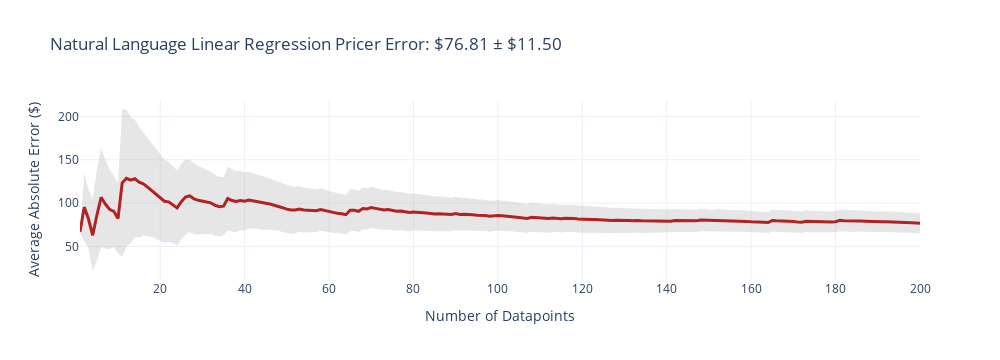
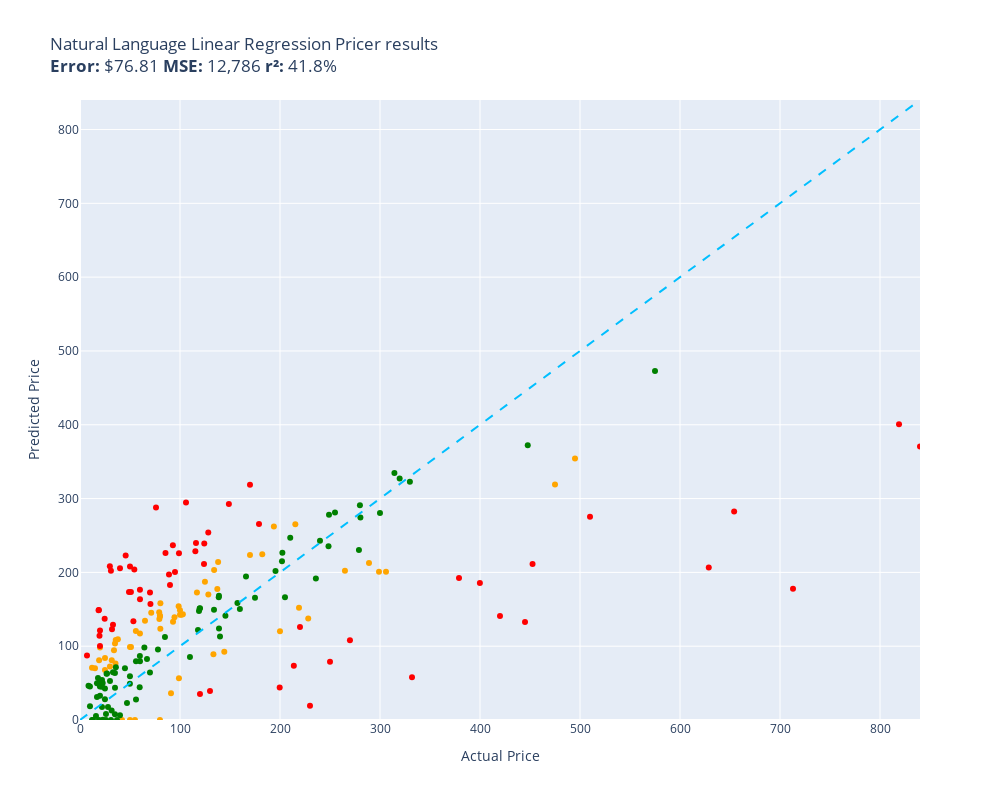

The notebook cell these images were saved under, in order:
### Code cell
evaluate(natural_language_linear_regression_pricer, test)

### Figure 1 — Plotly figure (JSON) as saved in the notebook; plotly's stock layout.template omitted (floating-point values rounded to 4 significant figures; data arrays with more than 128 entries replaced by an {"elided": "..."} marker saying what was removed)
{"data": [{"fill": "toself", "fillcolor": "rgba(128,128,128,0.2)", "hoverinfo": "skip", "line": {"color": "rgba(255,255,255,0)"}, "name": "95% CI", "showlegend": false, "type": "scatter", "x": {"elided": "400 int values"}, "y": {"elided": "400 float values"}}, {"customdata": {"elided": "200x1 float values"}, "hovertemplate": "n=%{x}<br>Avg Error=$%{y:,.2f}<br>±95% CI=$%{customdata[0]:,.2f}<extra></extra>", "line": {"color": "firebrick", "width": 3}, "mode": "lines", "name": "Cumulative Avg Error", "type": "scatter", "x": {"elided": "200 int values"}, "y": {"elided": "200 float values"}}], "layout": {"height": 360, "showlegend": false, "title": {"text": "Natural Language Linear Regression Pricer Error: $76.81 ± $11.50"}, "width": 1000, "xaxis": {"title": {"text": "Number of Datapoints"}}, "yaxis": {"title": {"text": "Average Absolute Error ($)"}}}}

### Figure 2 — Plotly figure (JSON) as saved in the notebook; plotly's stock layout.template omitted (floating-point values rounded to 4 significant figures)
{"data": [{"customdata": [["Old Blood Noise Excess V2 Distortion Cho...\nGuess=$152.13 Actual=$219.00"], ["NewPower99 Battery Kit for Samsung Galax...\nGuess=$0.00 Actual=$54.95"], ["SuppliesOutlet Compatible Toner Cartridg...\nGuess=$92.46 Actual=$144.29"], ["ACDelco GM Original Equipment FW339 Fron...\nGuess=$265.15 Actual=$215.33"], ["8544771 Dryer Heating Element, 279816 Th...\nGuess=$108.40 Actual=$35.74"], ["Panasonic KX-TG6511B DECT 6.0 PLUS Expan...\nGuess=$146.14 Actual=$79.20"], ["GJY Portable TV,10.6 inch Mini TV for AT...\nGuess=$136.95 Actual=$79.36"], ["LD Products Compatible Toner Cartridge R...\nGuess=$98.97 Actual=$49.98"], ["Mini PC, Kinupute Desktop Computer E3-12...\nGuess=$354.14 Actual=$495.00"], ["Aolemi Oil Rubbed Bronze Single Function...\nGuess=$154.26 Actual=$98.65"], ["Clementoni 39132.5 Jigsaw Puzzle 1,000 P...\nGuess=$0.00 Actual=$79.95"], ["10GBase-LR SFP+ Transceiver, Handar 10GB...\nGuess=$98.07 Actual=$19.99"], ["Deco Mount Pro Tripod Microphone Stand w...\nGuess=$117.32 Actual=$59.95"], ["KOMPUTERBAY 4GB 2X 2GB DDR2 1066MHz PC2-...\nGuess=$123.76 Actual=$80.34"], ["Task T24287 Roman Ogee Router Bit with 1...\nGuess=$120.55 Actual=$55.88"], ["Southwire 120V/15A Right Angle User Atta...\nGuess=$109.24 Actual=$37.87"], ["15\" Locking Shower Head Extension Arm in...\nGuess=$141.45 Actual=$79.95"], ["Mylites+ Standard Comic Book Mylar Sleev...\nGuess=$103.50 Actual=$34.99"], ["DALDED LED Light Kit for Lego Sonic Gree...\nGuess=$83.94 Actual=$24.99"], ["Baseball Backpacks Large 18 Inch Bookbag...\nGuess=$81.03 Actual=$31.77"], ["Adams Check Payment and Deposit Register...\nGuess=$76.69 Actual=$35.49"], ["KOHLER 18865-CP Filtered Water Faucet, P...\nGuess=$318.90 Actual=$475.00"], ["Diversitech WG840585 Motor, (Ddb) 1/3Hp,...\nGuess=$203.36 Actual=$134.12"], ["Festool 492370 Platin 2 S1000 Grit 6-Inc...\nGuess=$36.09 Actual=$91.00"], ["PM Auto Front Right Quick Complete Strut...\nGuess=$187.30 Actual=$124.94"], ["Satco S9596, 4 Count (Pack of 1), 4.18\nGuess=$70.66 Actual=$12.00"], ["Ceramic Talavera Mexican Tile 4x4\", 9 Pi...\nGuess=$72.47 Actual=$29.95"], ["Marvel Legends Series X-Men 6-Inch Archa...\nGuess=$56.58 Actual=$98.95"], ["ANZO USA 111207 GMC SIERRA 99-06 / YUKON...\nGuess=$224.41 Actual=$182.28"], ["Kingston Brass KS269SN Kingston Clawfoot...\nGuess=$200.81 Actual=$305.99"], ["Pioneer 2AM401-BN Two Handle Kitchen Fau...\nGuess=$137.65 Actual=$228.22"], ["LSSAGOON Backpack for Women Teen Kids Gi...\nGuess=$94.62 Actual=$33.99"], ["4LT LUMINETTE Vanity Opal GLS BSN\nGuess=$148.76 Actual=$99.99"], ["4pc Wheel Spacers Adapters 4\" (2inch Per...\nGuess=$172.70 Actual=$116.95"], ["Royal Designs, Inc. Decorative Abundant ...\nGuess=$67.76 Actual=$24.95"], ["Mikrotik RB3011UIAS-RM RouterBOARD 10xGi...\nGuess=$200.69 Actual=$299.00"], ["DuraGo 29515020 Front Hub Assembly\nGuess=$170.13 Actual=$128.34"], ["GENUINE VOLVO THERMOSTAT (3.0, 3.2) S60 ...\nGuess=$143.18 Actual=$102.85"], ["Universal Power Group 12V 100Ah Sealed L...\nGuess=$120.24 Actual=$199.99"], ["Amana Tool - SC587 Carbide Tipped 3-Wing...\nGuess=$145.37 Actual=$71.23"], ["Evan Fischer Radiator Cooling Fan Assemb...\nGuess=$177.54 Actual=$137.34"], ["UPR Mach 1 Chin Spoiler Fits 94-98 Musta...\nGuess=$134.61 Actual=$64.99"], ["Raspberry Pi 3 Model B+ Aluminum Case Me...\nGuess=$70.20 Actual=$14.99"], ["ASUS VY279HE-W 27” 1080P Monitor - White...\nGuess=$214.17 Actual=$138.10"], ["Diversitech UC2436-3 Ultralite Condenser...\nGuess=$158.15 Actual=$80.39"], ["4 Inches Rolled Muffler Tip Catback Exha...\nGuess=$262.06 Actual=$193.88"], ["APS iBoard (304 Stainless Steel Polished...\nGuess=$202.09 Actual=$264.95"], ["Baumgartens Sicurix Blank PVC ID Cards (...\nGuess=$80.97 Actual=$19.11"], ["Audio Techinca ATW-T1002 System 10 Handh...\nGuess=$212.76 Actual=$289.00"], ["LD Compatible Ink Cartridge Replacement ...\nGuess=$0.00 Actual=$41.99"], ["BXYJY for Samsung Galaxy Z Fold 3 Case w...\nGuess=$0.00 Actual=$49.99"], ["DuraGo BR5330 Front Vented Disc Brake Ro...\nGuess=$142.48 Actual=$101.51"], ["Samsung DA97-07603B Freezer Ice Maker As...\nGuess=$133.22 Actual=$93.02"], ["Intex River Run Connect Lounge (Four)\nGuess=$139.17 Actual=$94.49"], ["Targus CityGear Durable Backpack, Black,...\nGuess=$89.19 Actual=$133.43"], ["Fitness Center Gym Room Weight Train Dua...\nGuess=$142.70 Actual=$99.99"], ["MonMount Triple Monitor Stand Freestandi...\nGuess=$140.36 Actual=$79.99"], ["Xiaomi Redmi 10 2022 NFC 4G LTE (128GB +...\nGuess=$223.48 Actual=$169.99"], ["Refresh NSF-53 Premium Replacement Refri...\nGuess=$98.95 Actual=$50.99"]], "hovertemplate": "%{customdata[0]}<extra></extra>", "legendgroup": "orange", "marker": {"color": "orange", "size": 6, "symbol": "circle"}, "mode": "markers", "name": "orange", "orientation": "v", "showlegend": true, "type": "scatter", "x": [219.0, 54.95, 144.3, 215.3, 35.74, 79.2, 79.36, 49.98, 495.0, 98.65, 79.95, 19.99, 59.95, 80.34, 55.88, 37.87, 79.95, 34.99, 24.99, 31.77, 35.49, 475.0, 134.1, 91.0, 124.9, 12.0, 29.95, 98.95, 182.3, 306.0, 228.2, 33.99, 99.99, 117.0, 24.95, 299.0, 128.3, 102.8, 200.0, 71.23, 137.3, 64.99, 14.99, 138.1, 80.39, 193.9, 264.9, 19.11, 289.0, 41.99, 49.99, 101.5, 93.02, 94.49, 133.4, 99.99, 79.99, 170.0, 50.99], "xaxis": "x", "y": [152.1, 0.0, 92.46, 265.1, 108.4, 146.1, 137.0, 98.97, 354.1, 154.3, 0.0, 98.07, 117.3, 123.8, 120.5, 109.2, 141.4, 103.5, 83.94, 81.03, 76.69, 318.9, 203.4, 36.09, 187.3, 70.66, 72.47, 56.58, 224.4, 200.8, 137.7, 94.62, 148.8, 172.7, 67.76, 200.7, 170.1, 143.2, 120.2, 145.4, 177.5, 134.6, 70.2, 214.2, 158.2, 262.1, 202.1, 80.97, 212.8, 0.0, 0.0, 142.5, 133.2, 139.2, 89.19, 142.7, 140.4, 223.5, 98.95], "yaxis": "y"}, {"customdata": [["telpo Headlight Assembly Fit For 15 Camr...\nGuess=$239.88 Actual=$115.99"], ["Stand for Raven Pro Document Scanner - P...\nGuess=$208.36 Actual=$29.85"], ["RBC12-UPC Replacement Battery Cartridge ...\nGuess=$19.25 Actual=$229.99"], ["Bam France 2002XL Contoured Hightech Bla...\nGuess=$177.72 Actual=$713.00"], ["Metabo HPT 36V MultiVolt™ Cordless Rotar...\nGuess=$192.53 Actual=$379.00"], ["46mm Digital Pro High-Resolution Close-U...\nGuess=$121.39 Actual=$19.99"], ["Innovative Percussion CB-6 Chamois Bass ...\nGuess=$203.89 Actual=$54.32"], ["LOVE MEI Galaxy S10 Lite Case, Military ...\nGuess=$129.20 Actual=$32.98"], ["CORSAIR Dominator Platinum RGB 32GB (2x1...\nGuess=$211.21 Actual=$124.00"], ["Bam Trekking 3027SB Single Black Clarine...\nGuess=$57.79 Actual=$332.00"], ["DEWALT 20V MAX* XR Impact Driver with Bl...\nGuess=$211.39 Actual=$452.53"], ["Scranton & Co 3 Drawer Mobile File Cabin...\nGuess=$228.68 Actual=$115.35"], ["Canon EOS Rebel T7 Digital SLR Camera wi...\nGuess=$400.82 Actual=$819.00"], ["Travelpro Platinum Elite Slim Business L...\nGuess=$73.65 Actual=$213.83"], ["JRready ST6313 DT Deutsch Connector Kit,...\nGuess=$43.99 Actual=$199.68"], ["Dakota Alert MURS Alert Probe Sensor - M...\nGuess=$126.03 Actual=$219.99"], ["3D Tree Hole Branches 075 Stair Risers D...\nGuess=$39.33 Actual=$129.99"], ["Projector, CRAZVIEW Projector with WiFi ...\nGuess=$133.65 Actual=$53.40"], ["Retevis RT68 Soft Earhook Walkie Talkie ...\nGuess=$87.52 Actual=$6.99"], ["MC: Pindicator (Dual Intensity Amber)\nGuess=$205.64 Actual=$40.00"], ["Poison Spyder 10-08-020 Rocker Knocker\nGuess=$206.66 Actual=$628.76"], ["DIMARZIO 204284 DP 163FBK Blues Bucker G...\nGuess=$183.03 Actual=$89.99"], ["Lighted Triangle Mirror Cabinet Bathroom...\nGuess=$132.82 Actual=$445.00"], ["BESTILL Wall Mounted Shower Faucet Set, ...\nGuess=$288.02 Actual=$76.00"], ["Engine Thermostat, Replace 19301-PAA-306...\nGuess=$149.15 Actual=$18.89"], ["Dell Optiplex 390 Desktop Computer i3 3....\nGuess=$239.20 Actual=$124.27"], ["Neporal Full Spectrum Light Bulb, 6000K ...\nGuess=$148.82 Actual=$18.59"], ["Pidoko Kids Train Table, Grey with 90 Pc...\nGuess=$35.14 Actual=$119.97"], ["LEGO Marvel Avengers War Machine Buster ...\nGuess=$176.55 Actual=$59.95"], ["KOHLER K-1185540-CP Assembly-Slider\nGuess=$222.94 Actual=$45.67"], ["Trim Kit for 2-handle Shower & Tub Valve...\nGuess=$200.55 Actual=$94.99"], ["iPhone 12/12 Pro Nicaragua Guardabarranc...\nGuess=$100.23 Actual=$19.97"], ["Aeromotive 13304 Regulator, X1 Adjustabl...\nGuess=$108.20 Actual=$269.95"], ["Canon Sure Shot 90u 35mm Date Camera\nGuess=$185.55 Actual=$399.89"], ["Wilkinson LOW GAUSS Vintage Tone Strat S...\nGuess=$202.22 Actual=$30.93"], ["Ibanez M510OVS Acoustic Mandolin in Vint...\nGuess=$318.61 Actual=$169.99"], ["Berta (6 Pieces) 1-1/4 inch Overlay, 90 ...\nGuess=$137.10 Actual=$24.66"], ["CradlePoint Compact Broadband Router (CB...\nGuess=$197.29 Actual=$89.00"], ["Pyle Wireless Rear View Backup Camera - ...\nGuess=$157.31 Actual=$70.45"], ["Auertech Portable Washing Machine, 14lbs...\nGuess=$225.89 Actual=$98.99"], ["18 Inch White Undermount Kitchen Sink - ...\nGuess=$265.40 Actual=$179.00"], ["ECCPP Power Steering Pump for 2009-2010 ...\nGuess=$226.39 Actual=$85.48"], ["Skullcandy Hesh Evo Bluetooth Headphones...\nGuess=$172.62 Actual=$69.99"], ["ROHL WSGUM3018WH Wire Sink Grids, White\nGuess=$253.89 Actual=$128.28"], ["Music Hall pa15.3 MM/MC Phono Preamplifi...\nGuess=$78.79 Actual=$250.00"], ["Lorell Bell Chair Glide, 2.5\", Black\nGuess=$114.21 Actual=$19.50"], ["CTLAMP XL-2100 Professional Quality XL-2...\nGuess=$122.95 Actual=$32.00"], ["Competition Clutch Disc and Pressure Pla...\nGuess=$275.22 Actual=$510.00"], ["KUNFINE Android Radio CarPlay & Android ...\nGuess=$294.56 Actual=$106.00"], ["A-Premium Front Suspension Steering Knuc...\nGuess=$173.40 Actual=$48.99"], ["Dell XPS 13 9343-2727SLV 13.3\" Full HD S...\nGuess=$370.43 Actual=$839.99"], ["Pacific Drums PDCM1618TTRB 16 x 18 Inche...\nGuess=$141.04 Actual=$419.99"], ["Vinyl Soft Top Roll-up Adjustable Truck ...\nGuess=$292.73 Actual=$148.88"], ["Blanco 230966 Valea Stainless Steel Sink...\nGuess=$236.86 Actual=$92.88"], ["Empava 24\" Single Wall Ovens 10 Cooking ...\nGuess=$282.34 Actual=$654.14"], ["Viola Bow 4/4 Full Size Carbon Fiber (Bl...\nGuess=$207.95 Actual=$49.99"], ["Fender Hendrix Voodoo Child Coiled Instr...\nGuess=$163.46 Actual=$59.99"], ["Pyle 2x120 Watt Home Audio Speaker Power...\nGuess=$173.32 Actual=$50.92"]], "hovertemplate": "%{customdata[0]}<extra></extra>", "legendgroup": "red", "marker": {"color": "red", "size": 6, "symbol": "circle"}, "mode": "markers", "name": "red", "orientation": "v", "showlegend": true, "type": "scatter", "x": [116.0, 29.85, 230.0, 713.0, 379.0, 19.99, 54.32, 32.98, 124.0, 332.0, 452.5, 115.3, 819.0, 213.8, 199.7, 220.0, 130.0, 53.4, 6.99, 40.0, 628.8, 89.99, 445.0, 76.0, 18.89, 124.3, 18.59, 120.0, 59.95, 45.67, 94.99, 19.97, 269.9, 399.9, 30.93, 170.0, 24.66, 89.0, 70.45, 98.99, 179.0, 85.48, 69.99, 128.3, 250.0, 19.5, 32.0, 510.0, 106.0, 48.99, 840.0, 420.0, 148.9, 92.88, 654.1, 49.99, 59.99, 50.92], "xaxis": "x", "y": [239.9, 208.4, 19.25, 177.7, 192.5, 121.4, 203.9, 129.2, 211.2, 57.79, 211.4, 228.7, 400.8, 73.65, 43.99, 126.0, 39.33, 133.7, 87.52, 205.6, 206.7, 183.0, 132.8, 288.0, 149.1, 239.2, 148.8, 35.14, 176.5, 222.9, 200.5, 100.2, 108.2, 185.5, 202.2, 318.6, 137.1, 197.3, 157.3, 225.9, 265.4, 226.4, 172.6, 253.9, 78.79, 114.2, 122.9, 275.2, 294.6, 173.4, 370.4, 141.0, 292.7, 236.9, 282.3, 207.9, 163.5, 173.3], "yaxis": "y"}, {"customdata": [["EXMAX NG-10X Fresnel Lens Focusing Adapt...\nGuess=$64.22 Actual=$69.98"], ["Pump Head TBVECHI 175PSI 4KW 5.5HP 21CFM...\nGuess=$322.86 Actual=$329.90"], ["APS iBoard 6-inch Aluminum (Black Powder...\nGuess=$246.86 Actual=$210.23"], ["PEMP E65 E66 CDC Simulate Optical Fiber ...\nGuess=$147.59 Actual=$119.00"], ["Intermatic PX300 12V 300W Transformer wi...\nGuess=$149.48 Actual=$134.00"], ["HK SYSTEMS 13\" Heavy Duty Black \"Push\" O...\nGuess=$112.46 Actual=$84.95"], ["SKB iSeries 3i-13096-6KP Case for BlackM...\nGuess=$165.75 Actual=$174.99"], ["June Garden 12\" Sweet Dolly Charlotte - ...\nGuess=$32.90 Actual=$19.99"], ["GanFindX Portable Car Hand Controls for ...\nGuess=$150.38 Actual=$159.90"], ["Evergreen HSHB2005 Cylinder Head Gasket ...\nGuess=$44.39 Actual=$59.69"], ["Tidal Front + Rear Fender Flares 4PC Poc...\nGuess=$280.96 Actual=$254.99"], ["152MM Hole Saws M42 Bi-Metal High Speed ...\nGuess=$57.01 Actual=$17.99"], ["Wenger City Upgrade Laptop Backpack with...\nGuess=$141.39 Actual=$145.42"], ["AUTOFREE LED Tail Lights Assembly Compat...\nGuess=$215.05 Actual=$201.99"], ["Fjallraven, Kanken Laptop 15\" Backpack f...\nGuess=$150.96 Actual=$119.65"], ["Evan-Fischer Front Bumper Cover Compatib...\nGuess=$226.49 Actual=$202.38"], ["Laisomeke Waterproof Junction Box, Unive...\nGuess=$0.00 Actual=$11.99"], ["Sumerain S1339CM Double Handle Widesprea...\nGuess=$191.60 Actual=$235.86"], ["Webcem Solar Shed Light Outdoor Indoor, ...\nGuess=$95.53 Actual=$77.96"], ["Western Digital Enterprise RE4-GP 2TB SA...\nGuess=$85.50 Actual=$109.95"], ["VLAND LED Smoked Taillights Compatible F...\nGuess=$242.75 Actual=$239.99"], ["Tablet PC Cover Compatible with Lenovo T...\nGuess=$12.98 Actual=$31.61"], ["Miyaya@ Funny Animal Masks Collection fo...\nGuess=$49.94 Actual=$16.99"], ["Trail Gear Twin Stick Kit for Top Shift ...\nGuess=$291.00 Actual=$279.92"], ["Ultra Duster Canned Air Net 10 Oz 6-Pack\nGuess=$49.28 Actual=$49.90"], ["Beck/Arnley 0421945 Air Filter\nGuess=$71.56 Actual=$35.87"], ["IQShield Screen Protector Compatible wit...\nGuess=$45.53 Actual=$9.95"], ["Liberty Imports 12 Pack: US Military Toy...\nGuess=$31.14 Actual=$16.98"], ["Intrepid International Dressage Letters-...\nGuess=$63.13 Actual=$26.99"], ["EMART Photography C Stand with Boom Arm,...\nGuess=$151.40 Actual=$119.99"], ["KUNN Small Electrician Tool Pouch Utilit...\nGuess=$17.76 Actual=$21.99"], ["Replacement Remote Control for PANASONIC...\nGuess=$7.84 Actual=$34.95"], ["KS K-STORM Replacement Silicone Mushroom...\nGuess=$46.41 Actual=$8.50"], ["Grey Pneumatic 1311SD Impact Socket Set\nGuess=$158.38 Actual=$157.43"], ["Walker Exhaust Ultra EPA 16478 Direct Fi...\nGuess=$472.95 Actual=$574.99"], ["GE RPWF SmartWater Comparable Refrigerat...\nGuess=$0.00 Actual=$36.99"], ["Urth 62mm UV, Circular Polarizing (CPL),...\nGuess=$123.80 Actual=$139.00"], ["MGP Caliper Covers 39011SACURD Red Powde...\nGuess=$278.15 Actual=$249.00"], ["LSI Broadcom SAS 9300-8i 8-port 12Gb/s S...\nGuess=$122.08 Actual=$118.00"], ["NewFantasia Replacement Audio Cable with...\nGuess=$0.00 Actual=$31.00"], ["MONOCARBON Forged Carbon Fiber Case for ...\nGuess=$79.73 Actual=$59.99"], ["AC Compressor & A/C Kit For BMW 335i 335...\nGuess=$334.67 Actual=$314.41"], ["MXR Carbon Copy Deluxe Analog Delay Guit...\nGuess=$201.73 Actual=$195.50"], ["Chalkboard Name Badges with Magnetic Bac...\nGuess=$45.34 Actual=$19.95"], ["Linkloos Solar Street Lights Outdoor Wat...\nGuess=$79.61 Actual=$55.99"], ["USB Charger, CIVIE High Speed 60W Multip...\nGuess=$5.48 Actual=$15.99"], ["Cardone 84-58642 New HEI Electronic Dist...\nGuess=$194.28 Actual=$165.99"], ["Hp Pavilion P7-1257c Motherboard Aahd3-h...\nGuess=$86.61 Actual=$59.86"], ["Kastar Battery Pack Replacement for Sony...\nGuess=$51.59 Actual=$19.99"], ["New Replacement seat cover fits Yamaha M...\nGuess=$168.26 Actual=$138.95"], ["AZX Stylus Pencil for Apple iPad Pro 202...\nGuess=$52.77 Actual=$29.99"], ["SP Air Corporation SP-8102BU 1/4-Inch He...\nGuess=$166.25 Actual=$204.99"], ["LCD Screen for Dell Inspiron 17R 17.3\" H...\nGuess=$98.32 Actual=$64.37"], ["200 ' feet True 14 Gauge AWG CCA Speaker...\nGuess=$70.19 Actual=$44.95"], ["200 Couples Conversation Cards - Enjoy B...\nGuess=$64.78 Actual=$32.97"], ["The Puppet Company - Carpet-Unicorn, Whi...\nGuess=$0.00 Actual=$19.00"], ["KYX Racing Hardened Steel Center Drive S...\nGuess=$23.15 Actual=$46.99"], ["StonKraft Brass Chess Board Game Set wit...\nGuess=$113.09 Actual=$140.00"], ["VIPMOTOZ Sequential Turn Signal Premium ...\nGuess=$230.27 Actual=$278.94"], ["OEM Samsung Remote Control Shipped with ...\nGuess=$27.92 Actual=$56.00"], ["Venom Power Terra Hunter R/T+ R/T All-Te...\nGuess=$327.07 Actual=$319.65"], ["Custom Engagement Logo Desk Embosser Sea...\nGuess=$59.43 Actual=$49.95"], ["520 Pieces Christmas Envelope Seal Stick...\nGuess=$0.00 Actual=$25.99"], ["BestPricedDecals Wine A BIT, You'll Feel...\nGuess=$0.00 Actual=$12.98"], ["VATOS 4 Packs Bubble Machine Gun for Kid...\nGuess=$0.44 Actual=$22.88"], ["Steering Wheel, Carbon Fiber Automotive ...\nGuess=$372.09 Actual=$447.74"], ["VONADO Space Wars Colonial Viper MK1 Bui...\nGuess=$6.33 Actual=$39.99"], ["Replacement Remote Control fit for Sony ...\nGuess=$18.72 Actual=$9.99"], ["Disney Princess Sparkling Princess Sleep...\nGuess=$28.24 Actual=$24.95"], ["sabermaster TCG Playmat yugioh playmat T...\nGuess=$44.89 Actual=$21.99"], ["Star Wars Die-Cast Metal TITANIUM Series...\nGuess=$50.02 Actual=$22.70"], ["Glovion Music Stand Light, Clip On Piano...\nGuess=$17.73 Actual=$27.99"], ["Think Gizmos Build Your Own Robot Toys f...\nGuess=$42.54 Actual=$24.95"], ["HP Laserjet 2100 Laser Printer W/Test Pr...\nGuess=$280.41 Actual=$299.98"], ["PowerSport Front Rear Brakes and Rotors ...\nGuess=$235.34 Actual=$248.51"], ["VTech Strum and Jam Kidi Musical Guitar ...\nGuess=$54.31 Actual=$21.99"], ["KZ ZS10 Pro in Ear Monitor Headphone KZ ...\nGuess=$82.62 Actual=$66.99"], ["W11130208 W10695459 Refrigerator LED Mod...\nGuess=$62.74 Actual=$26.59"], ["Jada Toys Ryan's World Combo Panda Airli...\nGuess=$63.74 Actual=$34.94"], ["STICKGOO Peel and Stick Backsplash for K...\nGuess=$43.83 Actual=$34.99"], ["Garmin 010-12402-10 GT15M-TM Transom-Mou...\nGuess=$166.14 Actual=$138.74"], ["For Volvo C70 S70 V70 V40 S40 AC Compres...\nGuess=$274.39 Actual=$280.41"], ["NICKSTON Red Sparkling Glitter Slim Band...\nGuess=$8.14 Actual=$25.99"]], "hovertemplate": "%{customdata[0]}<extra></extra>", "legendgroup": "green", "marker": {"color": "green", "size": 6, "symbol": "circle"}, "mode": "markers", "name": "green", "orientation": "v", "showlegend": true, "type": "scatter", "x": [69.98, 329.9, 210.2, 119.0, 134.0, 84.95, 175.0, 19.99, 159.9, 59.69, 255.0, 17.99, 145.4, 202.0, 119.7, 202.4, 11.99, 235.9, 77.96, 110.0, 240.0, 31.61, 16.99, 279.9, 49.9, 35.87, 9.95, 16.98, 26.99, 120.0, 21.99, 34.95, 8.5, 157.4, 575.0, 36.99, 139.0, 249.0, 118.0, 31.0, 59.99, 314.4, 195.5, 19.95, 55.99, 15.99, 166.0, 59.86, 19.99, 138.9, 29.99, 205.0, 64.37, 44.95, 32.97, 19.0, 46.99, 140.0, 278.9, 56.0, 319.6, 49.95, 25.99, 12.98, 22.88, 447.7, 39.99, 9.99, 24.95, 21.99, 22.7, 27.99, 24.95, 300.0, 248.5, 21.99, 66.99, 26.59, 34.94, 34.99, 138.7, 280.4, 25.99], "xaxis": "x", "y": [64.22, 322.9, 246.9, 147.6, 149.5, 112.5, 165.8, 32.9, 150.4, 44.39, 281.0, 57.01, 141.4, 215.1, 151.0, 226.5, 0.0, 191.6, 95.53, 85.5, 242.7, 12.98, 49.94, 291.0, 49.28, 71.56, 45.53, 31.14, 63.13, 151.4, 17.76, 7.841, 46.41, 158.4, 472.9, 0.0, 123.8, 278.1, 122.1, 0.0, 79.73, 334.7, 201.7, 45.34, 79.61, 5.483, 194.3, 86.61, 51.59, 168.3, 52.77, 166.2, 98.32, 70.19, 64.78, 0.0, 23.15, 113.1, 230.3, 27.92, 327.1, 59.43, 0.0, 0.0, 0.4405, 372.1, 6.328, 18.72, 28.24, 44.89, 50.02, 17.73, 42.54, 280.4, 235.3, 54.31, 82.62, 62.74, 63.74, 43.83, 166.1, 274.4, 8.14], "yaxis": "y"}, {"hoverinfo": "skip", "line": {"color": "deepskyblue", "dash": "dash", "width": 2}, "mode": "lines", "name": "y = x", "showlegend": false, "type": "scatter", "x": [0, 840.0], "y": [0, 840.0]}], "layout": {"height": 800, "legend": {"title": {"text": "color"}, "tracegroupgap": 0}, "showlegend": false, "title": {"text": "Natural Language Linear Regression Pricer results<br><b>Error:</b> $76.81 <b>MSE:</b> 12,786 <b>r²:</b> 41.8%"}, "width": 1000, "xaxis": {"anchor": "y", "domain": [0, 1], "range": [0, 840.0], "title": {"text": "Actual Price"}}, "yaxis": {"anchor": "x", "domain": [0, 1], "range": [0, 840.0], "title": {"text": "Predicted Price"}}}}
